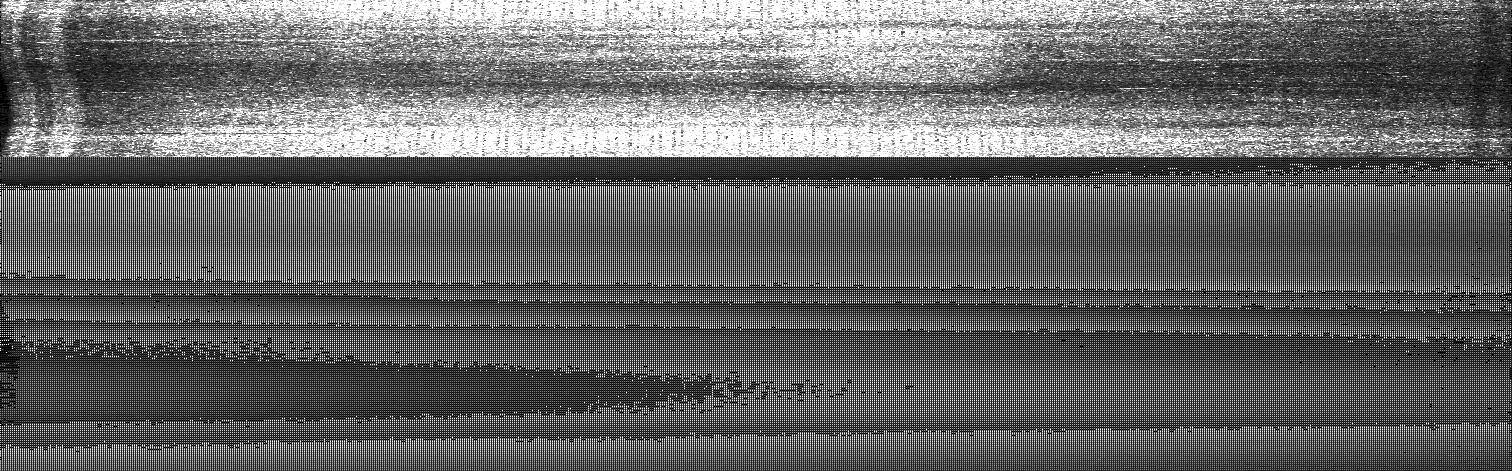
#> input picture VT1-1D_Lines - MP5/Png2Ply/Insert_Images/8.2.png, 1512 x 471 px, found by its file name; its folder holds only this picture in this run
$ python main.py
#> lines starting #> are read from the running program, lines starting #| are printed output that depends on the picture
### VT1-1D_Lines - MP5/Png2Ply/png2ply.py
from PIL import Image
import numpy as np
from collections import defaultdict

def is_valid(value):
    return value != 0

class Png2PlyConverter():
    '''Read Trispector PNG file and save it as PLY file'''

    def __init__(self, source_file, target_file):
        self.source_file = source_file
        self.target_file = target_file

    def extract_data(self):
        # Load png and metadata
        source = Image.open(self.source_file)
#> source is the input picture: PIL image 1512x471 L; min 0, max 255, mean 104.6
        source.load()  # Needed for .png EXIF data
        metadata = source.info  # 'Dx', 'Dy', 'Dz', 'X0', 'Y0','Z0', 'CameraZ'
#> metadata = 17 items
        dx, self.dy, dz = float(metadata['Dx']), float(metadata['Dy']), float(metadata['Dz'])
#> dx = 0.049; self.dy = 1; dz = 0.00455
        x0, z0 = float(metadata['X0']), float(metadata['Z0'])
#> x0 = -37.44; z0 = 0

        # Get intensity
        intensity = source.crop((0, 0, source.size[0], source.size[1]/3))  # Top 1/3 of image
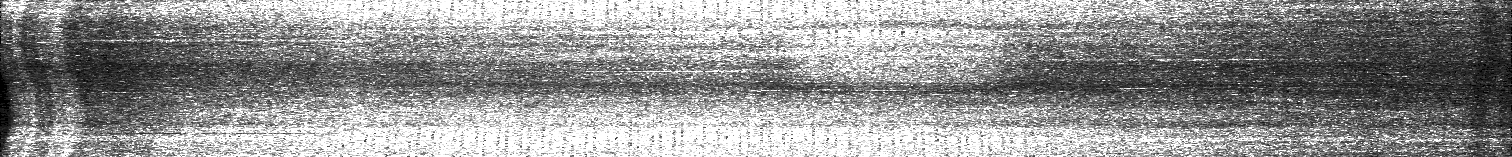
#> intensity: PIL image 1512x157 L; min 0, max 255, mean 148.1
        intensity = np.asarray(intensity).flatten()

        # Get heightmap
        heightmap = source.crop((0, source.size[1]/3, source.size[0], source.size[1]))  # Bottom 2/3 of image
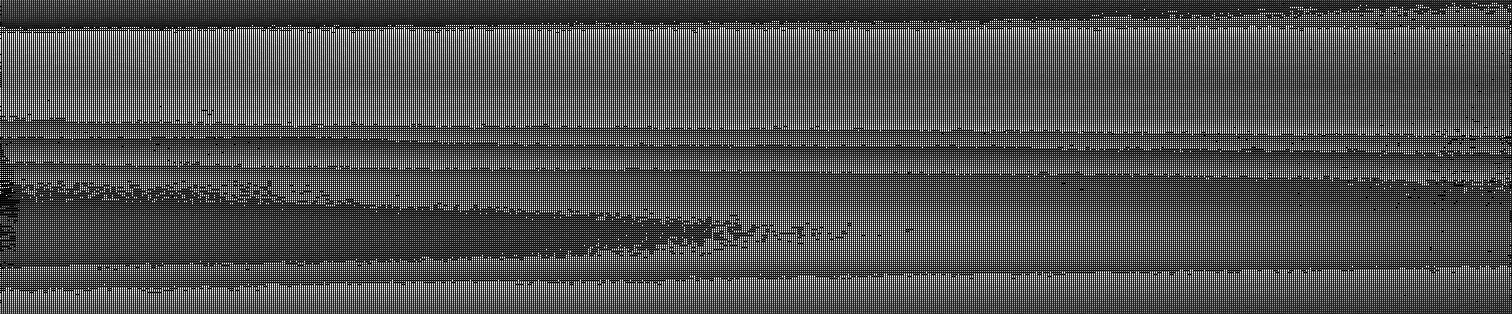
#> heightmap: PIL image 1512x314 L; min 0, max 255, mean 82.8
        width = heightmap.size[0]
#> width = 1512
        height = heightmap.size[1] // 2
#> height = 157
        heightmap = np.asarray(heightmap).flatten()

        # Ensure proper reshaping for height, width
        self.z_data = np.zeros(height * width)
        self.x_data = np.zeros(height * width)

        # Extract height data and x-pos
        for i in range(0, len(heightmap), 2):
            z = int(heightmap[i]) + int(heightmap[i+1])*256  # Prevent overflow
            self.z_data[i//2] = z0 + z*dz
            self.x_data[i//2] = x0 + ((i//2) % width)*dx
#> this loop made 237384 passes
#> (i, z) on passes 3 to 5: (4, 8336), (6, 8336), (8, 8327)

        self.z_data = self.z_data.reshape((height, width))
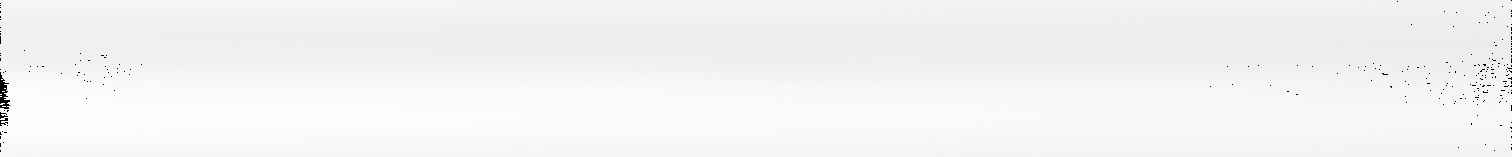
#> self.z_data: shape (157, 1512) float64; min 0, max 39.26, mean 37.6; drawn with min black and max white
        self.x_data = self.x_data.reshape((height, width))
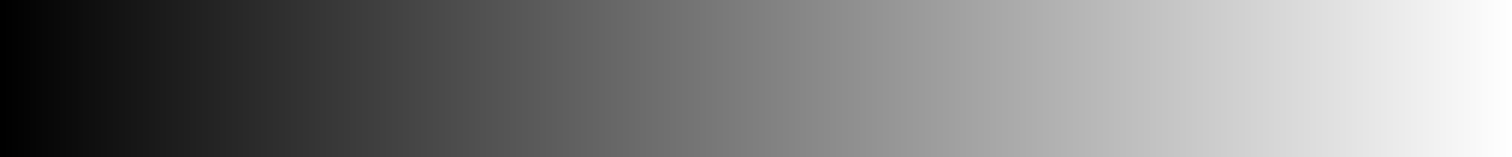
#> self.x_data: shape (157, 1512) float64; min -37.44, max 36.66, mean -0.4; drawn with min black and max white
        self.intensity_data = intensity.reshape((height, width))

    def write_ply_header(self, file, num_vertices, num_triangles, save_color, write_triangles):
        file.write("ply \n")
        file.write("format ascii 1.0 \n")
        file.write(f"element vertex {num_vertices} \n")
        file.write("property float x \n")
        file.write("property float y \n")
        file.write("property float z \n")
        if save_color:
            file.write("property uchar red \n")
            file.write("property uchar green \n")
            file.write("property uchar blue \n")
        else:
            file.write("property float Intensity \n")
        if write_triangles:
            file.write(f"element face {num_triangles} \n")
            file.write("property list uchar int vertex_index \n")
        file.write("end_header \n")

    def write_ply(self, save_color, write_triangles):
#> called with save_color = True, write_triangles = True
        vertex_dict = defaultdict(dict)
        vertices = []
        triangles = []
        vertex_number = 0
        num_triangles = 0
        height, width = self.z_data.shape
#> height = 157; width = 1512

        # Format vertices
        it = np.nditer([self.z_data, self.x_data, self.intensity_data], flags=['multi_index'])
        while not it.finished:
            ix = it.multi_index[0]
            iy = it.multi_index[1]
            y = it.multi_index[0] * self.dy
            z = it[0]
            x = it[1]
            intensity = it[2]
            it.iternext()
            if is_valid(z):
                if save_color:
                    vertices.append(f"{x} {y} {z} {intensity} {intensity} {intensity}\n")
                else:
                    c = intensity / 255.0
                    vertices.append(f"{x} {y} {z} {c}\n")
                vertex_dict[ix][iy] = vertex_number
                vertex_number += 1
#> this loop made 237384 passes
#> (z, x, intensity) on passes 1 to 12: (37.89, -37.44, 61), (37.89, -37.39, 61), (37.89, -37.35, 74), (37.89, -37.3, 74), (37.85, -37.25, 132), (37.87, -37.2, 87), (37.87, -37.15, 87), (37.86, -37.1, 152), (37.89, -37.05, 163), (37.9, -37, 255), (37.9, -36.95, 255), (37.87, -36.9, 142)
#> after the loop, vertex_dict = 157 items; vertex_number = 236767; vertices = 236767 items

        # Triangulation (if enabled)
        if write_triangles:
            for j in range(height):
                for i in range(width):
                    if is_valid(self.z_data[j, i]):
                        if j != (height - 1) and i != (width - 1):
                            if is_valid(self.z_data[j, i+1]) and is_valid(self.z_data[j+1, i]):
                                triangles.append(f"3 {vertex_dict[j][i]} {vertex_dict[j][i+1]} {vertex_dict[j+1][i]} \n")
                                num_triangles += 1
                        if j != 0 and i != 0:
                            if is_valid(self.z_data[j, i-1]) and is_valid(self.z_data[j-1, i]):
                                triangles.append(f"3 {vertex_dict[j][i]} {vertex_dict[j][i-1]} {vertex_dict[j-1][i]} \n")
                                num_triangles += 1
#> after the loop, num_triangles = 469097; triangles = 469097 items

        # Write to file
        with open(self.target_file, 'w') as f:
            num_vertices = np.count_nonzero(self.z_data != 0)
#> num_vertices = 236767
            self.write_ply_header(f, num_vertices, num_triangles, save_color, write_triangles)
            f.write(''.join(vertices))  # write all points to the file
            f.write(''.join(triangles))  # write all triangles to the file

### VT1-1D_Lines - MP5/Png2Ply/main.py
import png2ply
import os
import sys
import shutil

# Manually define the arguments here
SOURCE_DIR = r"C:/Users/victo/OneDrive - Aalborg Universitet/Skrivebord/5. Semester/P5 projekt/Scanner/VT1-1D_Lines - MP5/Png2Ply/Insert_Images"
TARGET_DIR = r"C:/Users/victo/OneDrive - Aalborg Universitet/Skrivebord/5. Semester/P5 projekt/Scanner/VT1-1D_Lines - MP5/PointClouds"
SAVE_RGB = True  # Set to True if you want to save in RGB format
SAVE_TRIANGLES = True  # Set to True if you want to save triangles

###################################
##      DELETE OLD POINTCLOUDS   ##
###################################

# Specify the folder
folder_path = TARGET_DIR

# Safely delete all contents
try:
    if os.path.exists(folder_path):
        shutil.rmtree(folder_path)  # Deletes the folder and all its contents
        print(f"Successfully deleted the folder and its contents: {folder_path}")
    else:
        print(f"The folder does not exist: {folder_path}")

    # Recreate the folder
    os.makedirs(folder_path, exist_ok=True)
    print(f"Recreated the folder: {folder_path}")

except PermissionError as e:
    print(f"PermissionError: Unable to delete folder. {e}")
except OSError as e:
    print(f"OSError: {e}")

#

# Check if directories exist
if not (os.path.isdir(SOURCE_DIR)):
    sys.exit("Source directory was not found.")
if not os.path.isdir(TARGET_DIR):
    os.makedirs(TARGET_DIR)

print(f"Saving PLY files in {TARGET_DIR}")

# Go through all PNG files in source directory
for file in os.listdir(SOURCE_DIR):
    filename = os.fsdecode(file)
    if filename.endswith(".png") or filename.endswith(".PNG"):
        source_file = f"{SOURCE_DIR}/{filename}"
        target_file = f"{TARGET_DIR}/{filename[:-4]}.ply"
        converter = png2ply.Png2PlyConverter(source_file, target_file)
        converter.extract_data()
        converter.write_ply(SAVE_RGB, SAVE_TRIANGLES)
        continue
    else:
        continue

print('Done')
